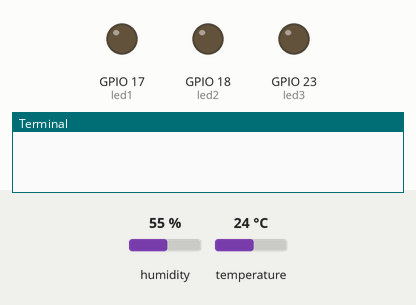
The program below on a simulated Raspberry Pi (BCM pin numbers). Shown: output pins drawn as LEDs (lit = HIGH), the last lines printed to the terminal. Inputs (shaded band) come from the test bench; at power-on: humidity 55 %, temperature 24 °C. Web requests get an empty 200 reply after 0.4 s.

Above: at 1.2 s.
1.3 s: humidity set to 78 %
11.4 s: humidity set to 82 %
At 16.8 s:
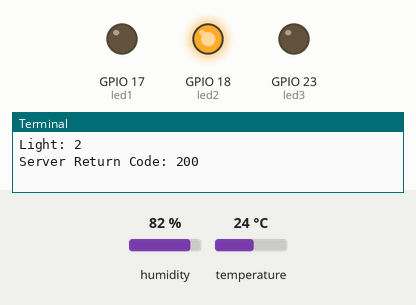
21.5 s: temperature set to 19.6 °C
27.0 s: temperature set to 18.3 °C
At 30.7 s:
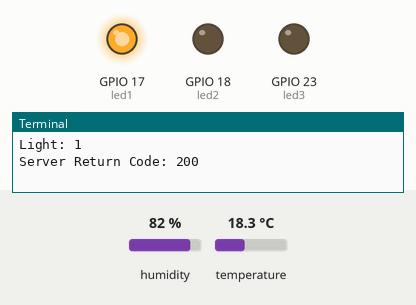
35.7 s: humidity set to 22 %
At 43.2 s:
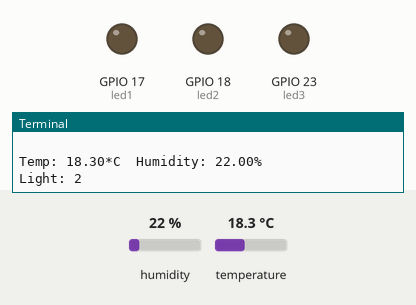
45.0 s: humidity set to 88 %
At 48.9 s:
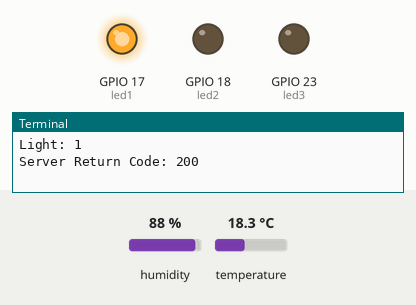
Timing chart, 0 to 54.3 s (numbered marks = the images above; inputs shaded):
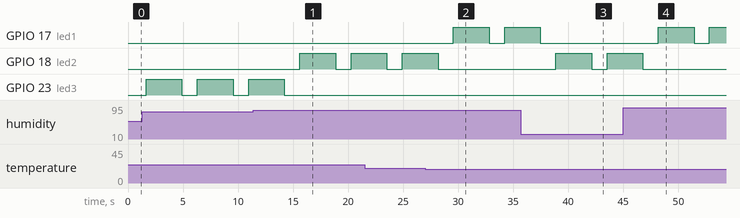

The program:

Server.py
```python
import RPi.GPIO as GPIO
import adafruit_dht
import board
import requests
from time import sleep

GPIO.setmode(GPIO.BCM)
GPIO.setwarnings(False)

dht = adafruit_dht.DHT22(board.D4)
TARGET_URL = 'localhost'

led1 = 17
led2 = 18
led3 = 23
GPIO.setup(led1, GPIO.OUT)
GPIO.setup(led2, GPIO.OUT)
GPIO.setup(led3, GPIO.OUT)

def ledOff():
    GPIO.output(led1, False)
    GPIO.output(led2, False)
    GPIO.output(led3, False)
    sleep(1)

def led1_On():
    GPIO.output(led1, True)
    GPIO.output(led2, False)
    GPIO.output(led3, False)
    sleep(3)

def led2_On():
    GPIO.output(led1, False)
    GPIO.output(led2, True)
    GPIO.output(led3, False)
    sleep(3)

def led3_On():
    GPIO.output(led1, False)
    GPIO.output(led2, False)
    GPIO.output(led3, True)
    sleep(3)

def sent():
    r = requests.get('http://{0}/LogRecord_GET.php?temp={1}&wet={2}&light={3}'.format(
        TARGET_URL, temp, humid, light))
    print("Server Return Code:", r.status_code)
    print(r.text)

while True:
    try:
        temp = dht.temperature
        humid = dht.humidity
        light = 0
        ledOff()
        print("Temp: {:.2f}*C  Humidity: {:.2f}% ".format(temp, humid))

        if 19 <= temp <= 28 and humid < 80:
            light = 3
            print("Light:", light)
            sent()
            led3_On()
        elif ((temp < 19 or temp > 28) and humid < 80) or (19 <= temp <= 28 and humid >= 80):
            light = 2
            print("Light:", light)
            sent()
            led2_On()
        elif (temp < 19 or temp > 28) and humid >= 80:
            light = 1
            print("Light:", light)
            sent()
            led1_On()
    except RuntimeError as error:
        print(error.args[0])
        sleep(1)
        continue
    except Exception as error:
        dht.exit()
        GPIO.cleanup()
        raise error
```

Measured:
- the behaviour switches between 79 and 80 % on humidity (found by bisection; images 0 and 1)
- the behaviour switches between 19 and 18.9 °C on temperature (found by bisection; images 1 and 2)
- after the input at 11.4 s, GPIO 18 (led2): LOW → HIGH after 4.2 s, → LOW 3.3 s later, → HIGH 1.4 s later; GPIO 23 (led3): goes on until 14.2 s, then stays LOW
- after the input at 27.0 s, GPIO 17 (led1): LOW → HIGH after 2.6 s, → LOW 3.3 s later, → HIGH 1.4 s later; GPIO 18 (led2): goes on until 28.2 s, then stays LOW
- after the input at 35.7 s, GPIO 17 (led1): goes on until 37.5 s, then stays LOW; GPIO 18 (led2): LOW → HIGH after 3.2 s, → LOW 3.3 s later, → HIGH 1.4 s later
- after the input at 45.0 s, GPIO 17 (led1): LOW → HIGH after 3.2 s, → LOW 3.3 s later, → HIGH 1.4 s later; GPIO 18 (led2): goes on until 46.8 s, then stays LOW
- by itself, GPIO 23 (led3): alternates HIGH for 3.3 s and LOW for 1.4 s
